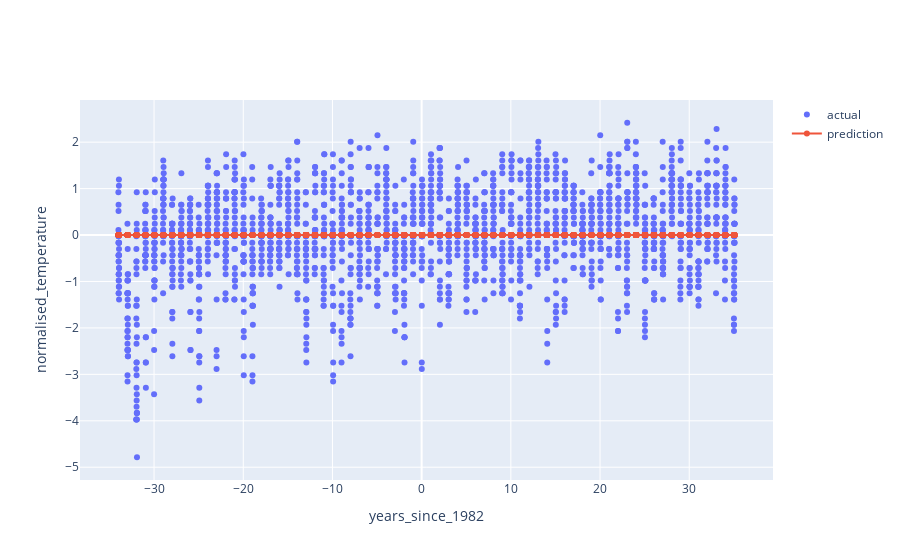

Here is the notebook cell this chart was saved with:
### Markdown cell above
We wouldn't normally use a model before it has been trained, but for the sake of learning, let's take a quick look at it.

### Code cell
print(f"Model parameters before training: {model.intercept}, {model.slope}")

# Look at how well the model does before training
print("Model visualised before training:")

# graphing.scatter_2D(data, "years_since_1982", "normalised_temperature", trendline=model.predict)

fig = go.Figure()

# Add traces
fig.add_trace(go.Scatter(x=data['years_since_1982'], y=data['normalised_temperature'],
                    mode='markers',
                    name='actual'))
fig.add_trace(go.Scatter(x=data['years_since_1982'], y=model.predict(data['years_since_1982']),
                    mode='lines+markers',
                    name='prediction'))
fig.update_xaxes(title_text='years_since_1982')
fig.update_yaxes(title_text='normalised_temperature')
fig.show()

### Figure 1 — Plotly figure (JSON) as saved in the notebook; plotly's stock layout.template omitted (floating-point values rounded to 4 significant figures; data arrays with more than 128 entries replaced by an {"elided": "..."} marker saying what was removed)
{"data": [{"mode": "markers", "name": "actual", "type": "scatter", "x": {"elided": "2170 float values"}, "y": {"elided": "2170 float values"}}, {"mode": "lines+markers", "name": "prediction", "type": "scatter", "x": {"elided": "2170 float values"}, "y": {"elided": "2170 int values"}}], "layout": {"xaxis": {"title": {"text": "years_since_1982"}}, "yaxis": {"title": {"text": "normalised_temperature"}}}}
